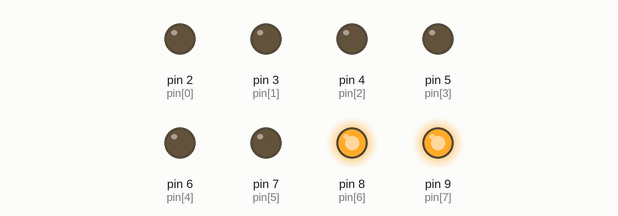
The sketch below on a simulated Arduino Uno, built with avr-gcc and run on an emulated ATmega328P. Shown: output pins drawn as LEDs (lit = HIGH).

Above: at 0.2 s.
At 1.2 s:
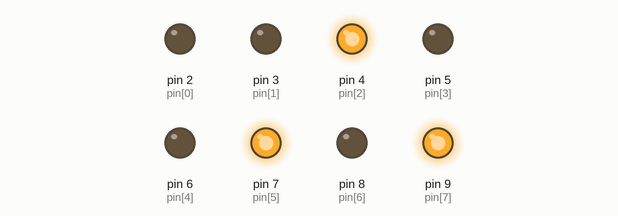
At 1.7 s:
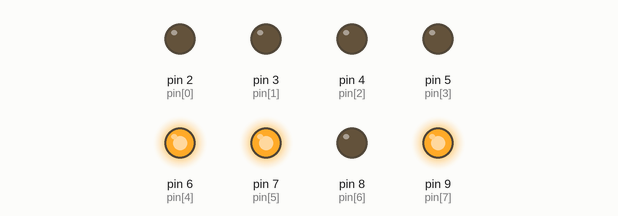
At 2.7 s:
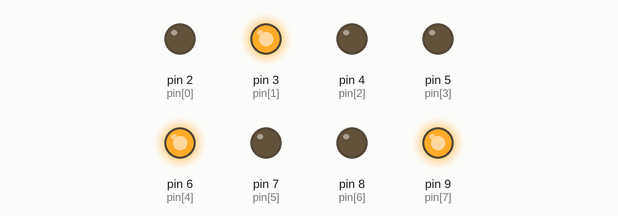
At 4.2 s:
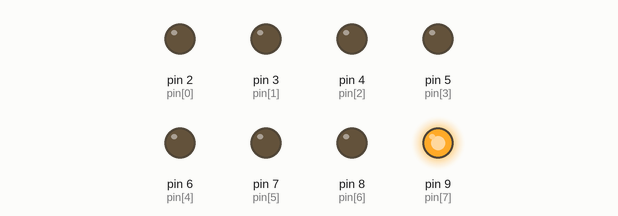
At 5.7 s:
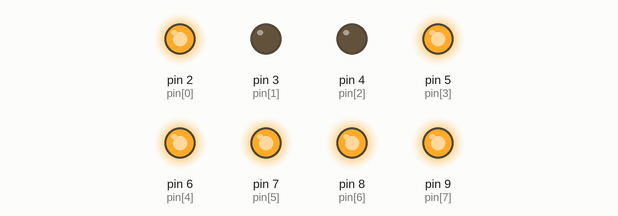
Timing chart, 0 to 6.5 s (numbered marks = the images above):
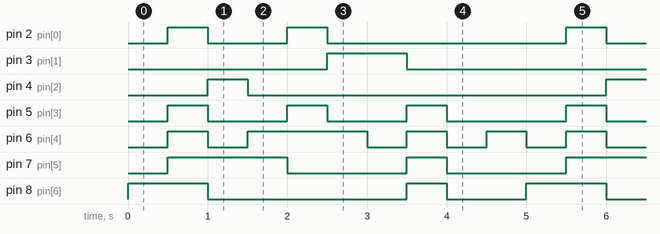

The sketch:

count7_segmen.ino
```cpp
byte pin [] = {2, 3, 4, 5, 6, 7, 8, 9};

byte angka[10][8] = {
  {1, 1, 1, 1, 1, 1, 0, 0},
  {0, 1, 1, 0, 0, 0, 0, 0},
  {1, 1, 0, 1, 1, 0, 1, 0},
  {1, 1, 1, 1, 0, 0, 1, 0},
  {0, 1, 1, 0, 0, 1, 1, 0},
  {1, 0, 1, 1, 0, 1, 1, 0},
  {1, 0, 1, 1, 1, 1, 1, 0},
  {1, 1, 1, 0, 0, 0, 0, 0},
  {1, 1, 1, 1, 1, 1, 1, 0},
  {1, 1, 1, 1, 0, 1, 1, 0}
};
void setup() {
  // put your setup code here, to run once:
  for(byte indeks =0; indeks < 8; indeks++)
  {
    pinMode(pin[indeks], OUTPUT);
    digitalWrite(pin[indeks], HIGH);
  }
}

void loop() {
  // put your main code here, to run repeatedly:
  int bil, indeks;

  for(bil = 0; bil <= 9; bil++)
  {
    for(indeks = 0; indeks < 8; indeks++)
    {
      digitalWrite(pin[indeks], HIGH);
    }

    for(indeks = 0; indeks < 8; indeks++)
    {
      if(angka[bil][indeks] == 1)
        digitalWrite(pin[indeks], LOW);
    }
    delay(500);
  }

  }
```

Measured:
- by itself, pin 2 (pin[0]): repeats every 5.0 s: LOW 1.0 s, HIGH 0.50 s, LOW 3.0 s, HIGH 0.50 s
- by itself, pin 3 (pin[1]): alternates HIGH for 1.0 s and LOW for 4.0 s
- by itself, pin 4 (pin[2]): alternates HIGH for 0.50 s and LOW for 4.5 s
- by itself, pin 5 (pin[3]): repeats every 5.0 s: 2 × (LOW 1.0 s, HIGH 0.50 s), LOW 1.5 s, HIGH 0.50 s
- by itself, pin 6 (pin[4]): repeats every 5.0 s: LOW 0.50 s, HIGH 1.5 s, 3 × (LOW 0.50 s, HIGH 0.50 s)
- by itself, pin 7 (pin[5]): repeats every 5.0 s: LOW 1.5 s, HIGH 0.50 s, LOW 1.5 s, HIGH 1.5 s
- by itself, pin 8 (pin[6]): repeats every 5.0 s: HIGH 0.50 s, LOW 1.0 s, HIGH 1.0 s, LOW 2.5 s
